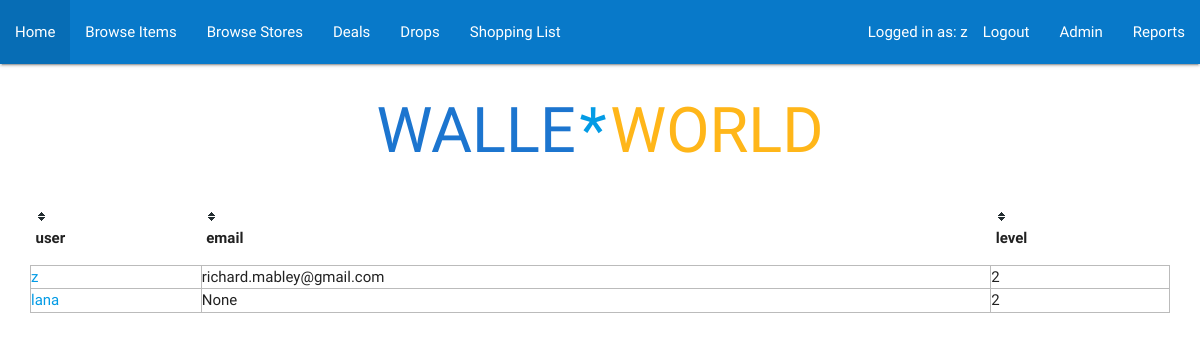
The app's page /admin/users (signed in) with its own data.
### tables this page shows
CREATE TABLE users (
  uid integer primary key autoincrement,
  username text unique not null,
  hash text not null,
  email text
, LEVEL integer NOT NULL DEFAULT 1);

### application.py (the view, shortened to what this page needs)
@app.route('/admin/users', methods=['GET', 'POST'])
@login_required
def users():
    db= get_db()
    level = query_db('SELECT level FROM users where uid=?',[session["user_id"]],one=True)['level']
    if level > 1:
            if request.method=="GET":
                if request.args.get("user"):
                    user = query_db('SELECT * FROM users where username=?',[request.args.get("user")])
                    if user:
                        return render_template("user.html", user=user)
                    else:
                        return render_template("sorry.html", message="User not found!")
                else:
                    users = query_db('SELECT * FROM users')
                    return render_template("users.html", users=users)
    else:
        return render_template("sorry.html", message="You're no administrator!")

### application.py (called while the page is built)
def connect_db():
    rv = sqlite3.connect(app.config['DATABASE'])
    rv.row_factory = sqlite3.Row
    return rv

def query_db(query, args=(), one=False):
    cur = get_db().execute(query, args)
    rv = cur.fetchall()
    cur.close()
    return (rv[0] if rv else None) if one else rv

def get_db():
    if not hasattr(g, 'sqlite_db'):
        g.sqlite_db = connect_db()
    return g.sqlite_db

### helpers.py (called while the page is built)
def login_required(f):
    @wraps(f)
    def decorated_function(*args, **kwargs):
        if session.get("user_id") is None:
            return redirect("/login")
        return f(*args, **kwargs)
    return decorated_function

### templates/users.html
{% extends "layout.html" %} {% block body %}
<table id="users" class="tablesorter">
    <thead>
        <tr>
            <th>user</th>
            <th>email</th>
            <th>level</th>
        </tr>
    </thead>
    <tbody>
        {% for user in users %}
        <tr>
            <td><a href="/admin/users?user={{user.username}}">{{user.username}}</a></td>
            <td>{{user.email}}</td>
            <td>{{user.level}}</td>
        </tr>
        {%endfor%}
    </tbody>
</table>
{% endblock %}

### static/style.css (style rules this page uses)
td { padding: 0; border: 1px solid #bbbbbb; }
table.tablesorter thead tr .header { background-image: url(bg.gif); background-repeat: no-repeat; cursor: pointer; }

### records on screen
users: username "z", email "richard.mabley@gmail.com", level "2"
users: username "lana", email "None", level "2"

### other values on screen
{{ session.username }} "z"
